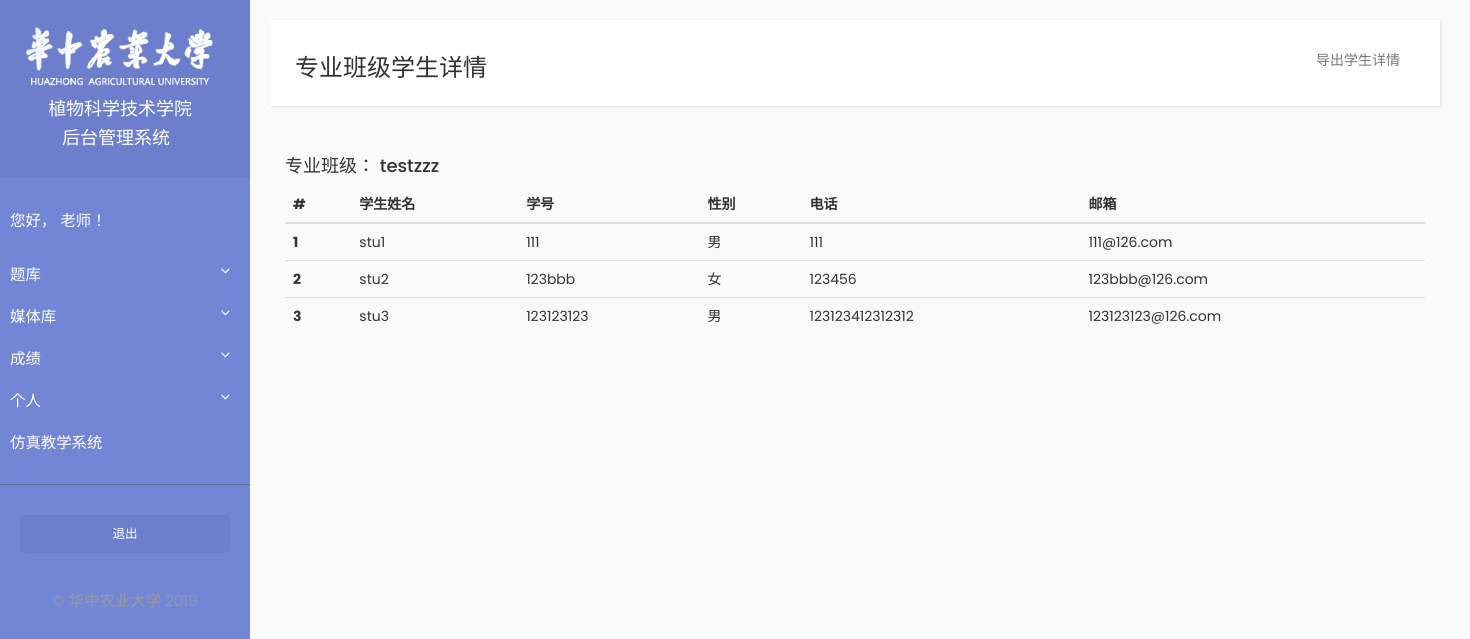
Page /teacher/grade_class_detail/1 (signed in) on the committed database.
### GradeClass/models.py (models this page shows, shortened)
class GradeClass(models.Model):
    title = models.CharField(max_length=255)

### Student/models.py (models this page shows, shortened)
class Student(models.Model):
    user = models.OneToOneField(User, on_delete=models.CASCADE)
    student_id = models.CharField(max_length=20)
    name = models.CharField(max_length=10)
    GENDER_CHOICE = [
        ('male', '男'),
        ('female', '女'),
    ]
    gender = models.CharField(max_length=6, choices=GENDER_CHOICE, default='male')
    grade_class = models.ForeignKey(GradeClass, on_delete=models.CASCADE)
    phone = models.CharField(max_length=20)
    paper_result = models.ManyToManyField(Paper, through='PaperResult')

### Teacher/views.py (the view)
# urls.py: path('grade_class_detail/<int:gradeclass_id>', views.grade_class_detail, name='grade_class_detail'),
@login_required
def grade_class_detail(request, gradeclass_id):
    try:
        grade_class = GradeClass.objects.get(pk=gradeclass_id)
    except GradeClass.DoesNotExist:
        messages.warning(request, '专业班级不存在！')
        return HttpResponseRedirect(reverse('teacher:grade_class_list'))
    students = Student.objects.all().filter(grade_class=grade_class)
    context = {'grade_class': grade_class,
               'students': students}
    return render(request, 'teacher/grade_class_detail.html', context=context)

### Teacher/templates/teacher/grade_class_detail.html (shortened to what this page needs)
{% extends "teacher/base.html" %}
{% block title_block %}
<h3>专业班级学生详情</h3>
{% endblock %}
{% block navbar_block %}
 <div class="collapse navbar-collapse" id="bs-example-navbar-collapse-1">
    <ul class="nav navbar-nav navbar-right">
        <li><a href="{% url 'teacher:export_grade_class_detail' grade_class.pk %}" class="hvr-bounce-to-top">导出学生详情</a></li>
    </ul>
</div>
{% endblock %}
{% block content_block%}
<div class="container">
    <div class="col">
        <h4>专业班级： {{ grade_class.title }}</h4>
    <table class="table table-striped">
        <thead>
            <tr>
                <th scope="col">#</th>
                <th scope="col">学生姓名</th>
                <th scope="col">学号</th>
                <th scope="col">性别</th>
                <th scope="col">电话</th>
                <th scope="col">邮箱</th>
            </tr>
        </thead>
        <tbody>
            {% for student in students %}
            <tr>
                <th scope="row">{{ forloop.counter }}</th>
                <td>{{ student.name }}</td>
                <td>{{ student.student_id }}</td>
                <td>{{ student.get_gender_display }}</td>
                <td>{{ student.phone }}</td>
                <td>{{ student.user.email }}</td>
            </tr>
            {% endfor %}
        </tbody>
    </table>
    </div>
</div>
{% endblock %}

### Basic/static/basic/css/sidebar.css (style rules this page uses)
body { font-family: 'Poppins', sans-serif; background: #fafafa; }
a, a:hover, a:focus { color: inherit; text-decoration: none; transition: all 0.3s; }

### rows in the picture
GradeClass: title "testzzz"
Student: name "stu1", student_id "111", gender "男", phone "111", user.email "111@126.com"
Student: name "stu2", student_id "123bbb", gender "女", phone "123456", user.email "123bbb@126.com"
Student: name "stu3", student_id "123123123", gender "男", phone "123123412312312", user.email "123123123@126.com"
